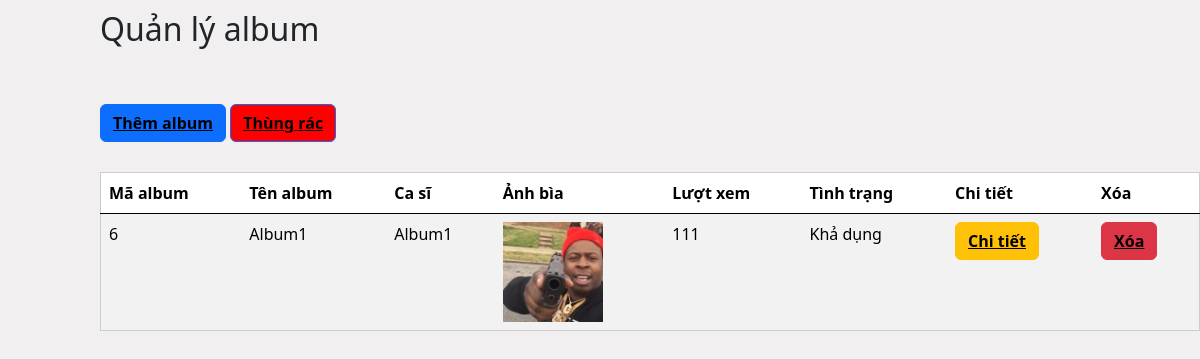
Screenshot of /Admin/AlbumManagement.php with the database file from the repository.
### tables this page shows
CREATE TABLE `albums` (
  `alid` int(11) NOT NULL,
  `alname` varchar(255) NOT NULL,
  `alimage` varchar(255) NOT NULL,
  `alview` int(11) NOT NULL,
  `alstatus` int(11) NOT NULL DEFAULT 1
);

### Admin/AlbumManagement.php (the view, shortened to what this page needs)
<?php
include("connect.php");
$query = "SELECT *
FROM albums
WHERE albums.alstatus = 1;";
$result = $conn->query($query);
?>
<!DOCTYPE html>
<html lang="en">
<head>
    <link href="https://cdn.jsdelivr.net/npm/bootstrap@5.0.2/dist/css/bootstrap.min.css" rel="stylesheet">
    <link rel="stylesheet" href="./css/Management.css">
    <link href="https://cdn.jsdelivr.net/npm/bootstrap@5.3.3/dist/css/bootstrap.min.css" rel="stylesheet">
</head>
<body style="margin-left:100px;background-color: #f1efef">
    <h2 style="margin-top:10px">Quản lý album</h2>
    <font color=red><?php echo $_SESSION["album_edit_error"]; ?></font><br>
    <font color=red><?php echo $_SESSION["album_add_error"]; ?></font><br>
    <button type="button" class="btn btn-primary"><a class="button-Add" href="admin.php?manage=Album_add">Thêm album</a></button>
    <button type="button" style="background-color: red;" class="btn btn-primary"><a class="button-Add" href="admin.php?manage=Album_trashcan">Thùng rác</a></button>
    <table class="table table-striped" style="background-color:white;border:1px solid #ccc;margin-top:30px;padding:20px">
        <thead>
            <tr>
                <th scope="col">Mã album</th>
                <th scope="col">Tên album</th>
                <th scope="col">Ca sĩ</th>
                <th scope="col">Ảnh bìa</th>
                <th scope="col">Lượt xem</th>
                <th scope="col">Tình trạng</th>
                <th scope="col">Chi tiết</th>
                <th scope="col">Xóa</th>
            </tr>
        </thead>
        <tbody>
            <?php
            while ($row = $result->fetch_assoc()) {
                echo "<tr>";
                echo "<td>{$row['alid']}</td>";
                echo "<td>{$row['alname']}</td>";
                echo "<td>{$row['alname']}</td>";
                echo '  <td>
                        <img src="../albums/' . $row['alimage'] . '" alt="Album Image" style="width: 100px; height: auto;">
                    </td>';
                echo "<td>{$row['alview']}</td>";
                echo "<td>Khả dụng</td>";
                echo "<td><button type='button' class='btn btn-warning' ><a href='#' class='button-edit detail-album'  data-alid='{$row['alid']}' data-bs-toggle='modal' data-bs-target='#albumModal'>Chi tiết</a></button></td>";
                echo '<td><button type="button" class="btn btn-danger"><a class="button-delete" onclick="return confirm(\'Bạn có chắc muốn xóa album: ' . $row["alname"] . ' không?\')" href="./actions/Album_delete.php?alid=' . $row["alid"] . '">Xóa</a></button></td>';
                echo "</tr>";
            }
            ?>
        </tbody>
    </table>
</body>
</html>

### Admin/css/Management.css (style rules this page uses)
a { text-decoration: none; }
.button-edit,.button-delete,.button-Add { color:black; font-weight: bold; }

### rows the page displays
albums: alid "6", alname "Album1", alimage (picture), alview "111"
